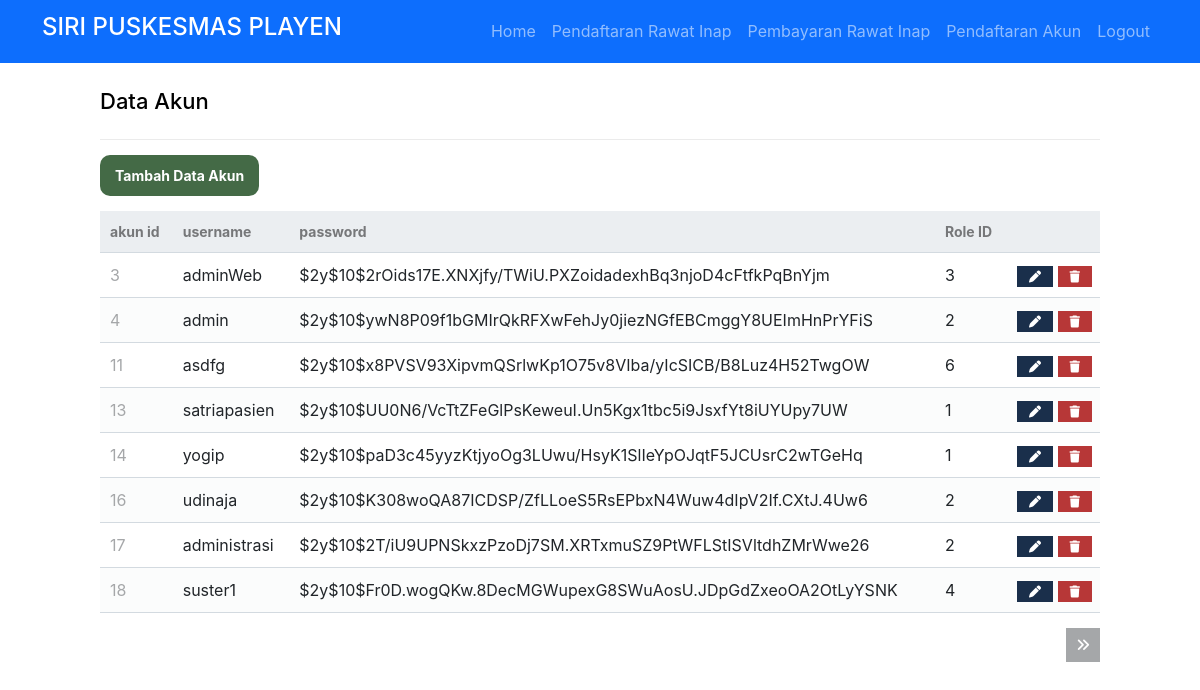
The page /adminWeb/akun/read.php (signed in) on the database its author committed.
### tables this page shows
CREATE TABLE `akun` (
  `id_akun` int(11) NOT NULL,
  `username` varchar(50) NOT NULL,
  `password` varchar(255) NOT NULL,
  `role_id` int(11) NOT NULL
);

### adminWeb/akun/read.php (the view, shortened to what this page needs)
<?php
if ($_SESSION['username'] == '') {
	echo "<script>
    alert('Anda Harus Login terlebih dahulu');
    window.location.href='./auth/fmasuk.php';
    </script>";
} else {
?>
	<!DOCTYPE html>
	<html>
	<head>
		<link href="../../db/style.css" rel="stylesheet" type="text/css">
		<link href="https://cdn.jsdelivr.net/npm/bootstrap@5.2.0-beta1/dist/css/bootstrap.min.css" rel="stylesheet">
	</head>
	<body>
		<nav class="navbar navbar-expand-sm navbar-dark bg-primary">
			<div class="container">
				<a class="navbar-brand" href="#">
					<h4>SIRI PUSKESMAS PLAYEN </h3>
				</a>
				<ul class="navbar-nav ml-auto mt-2 mt-lg-0 d-flex align-items-center">
					<li class="nav-item">
						<a class="nav-link menu " id="menuHome" href="../../index.php">Home</a>
					</li>
					<?PHP if ($_SESSION['role_id'] == 1) { ?>
						<li class="nav-item">
							<a class="nav-link menu" id="daftarrawatinap" href="./pasien/daftarrawatinap.php"><i class=""></i>Pendaftaran Rawat Inap</a>
						</li>
						<li class="nav-item">
							<a class="nav-link menu" id="bayarrawatinap" href="./pasien/bayarrawatinap.php"><i class=""></i>Pembayaran Rawat Inap</a>
						</li>
						<li class="nav-item">
							<a class="nav-link menu" id="daftarakun" href="./pasien/daftarakun.php"><i class=""></i>Pendaftaran Akun</a>
						</li>
					<?PHP } ?>
					<li class="nav-item">
						<a class="nav-link menu" id="logout" href="../../auth/sLogout.php"><i class=""></i>Logout</a>
					</li>
				</ul>
			</div>
		</nav>
<?php
$pdo = pdo_connect_mysql();
$page = isset($_GET['page']) && is_numeric($_GET['page']) ? (int)$_GET['page'] : 1;
$records_per_page = 8;
$stmt = $pdo->prepare('SELECT * FROM akun ORDER BY id_akun LIMIT :current_page, :record_per_page');
$stmt->bindValue(':current_page', ($page-1)*$records_per_page, PDO::PARAM_INT);
$stmt->bindValue(':record_per_page', $records_per_page, PDO::PARAM_INT);
$stmt->execute();
$dokters = $stmt->fetchAll(PDO::FETCH_ASSOC);
$num_dokters = $pdo->query('SELECT COUNT(*) FROM akun')->fetchColumn();
?>
<div class="content read">
	<h2>Data Akun</h2>
	<a href="./create.php" class="menu create-dokter" id="tambahDokter">Tambah Data Akun</a>
	<table>
        <thead>
            <tr>
                <td>akun id</td>
                <td>username</td>
                <td>password</td>
                <td>Role ID</td>
                <td></td>
            </tr>
        </thead>
        <tbody>
            <?php foreach ($dokters as $akun): ?>
            <tr>
                <td><?=$akun['id_akun']?></td>
                <td><?=$akun['username']?></td>
                <td><?=$akun['password']?></td>
                <td><?=$akun['role_id']?></td>
                <td class="actions">
                    <a href="update.php?id_akun=<?=$akun['id_akun']?>" class="menu edit" id="edit"><i class="fas fa-pen fa-xs"></i></a>
                    <a href="delete.php?id_akun=<?=$akun['id_akun']?>" class="menu trash" id="hapus"><i class="fas fa-trash fa-xs"></i></a>
                </td>
            </tr>
            <?php endforeach; ?>
        </tbody>
    </table>
	<div class="pagination">
		<?php if ($page*$records_per_page < $num_dokters): ?>
		<a href="read.php?page=<?=$page+1?>"><i class="fas fa-angle-double-right fa-sm"></i></a>
		<?php endif; ?>
	</div>
</div>
<?php
}
?>

### db/style.css (style rules this page uses)
* { box-sizing: border-box; font-family: -apple-system, BlinkMacSystemFont, "segoe ui", roboto, oxygen, ubuntu, cantarell, "fira sans", "droid sans", "helvetica neue", Arial, sans-serif; font-size: 16px; -webkit-font-smoothing: antialiased; -moz-osx-font-smoothing: grayscale; }
body { background-color: #FFFFFF; margin: 0; }
.content { width: 1000px; margin: 0 auto; }
.content h2 { margin: 0; padding: 25px 0; font-size: 22px; border-bottom: 1px solid #ebebeb; color: black; }
.read .create-dokter { display: inline-block; text-decoration: none; background-color: #446A46; font-weight: bold; font-size: 14px; color: #FFFFFF; padding: 10px 15px; margin: 15px 0; border-radius: 10px; }
.read .pagination { display: flex; justify-content: flex-end; }
.read .pagination a { display: inline-block; text-decoration: none; background-color: #a5a7a9; font-weight: bold; color: #FFFFFF; padding: 5px 10px; margin: 15px 0 15px 5px; }
.read table { width: 100%; padding-top: 30px; border-collapse: collapse; }
.read table thead { background-color: #ebeef1; border-bottom: 1px solid #d3dae0; }
.read table thead td { padding: 10px; font-weight: bold; color: #767779; font-size: 14px; }
.read table tbody tr { border-bottom: 1px solid #d3dae0; }
.read table tbody tr:nth-child(even) { background-color: #fbfcfc; }
.read table tbody tr td { padding: 10px; }
.read table tbody tr td:nth-child(1) { color: #a5a7a9; }
.read table tbody tr td.actions { padding: 8px; text-align: right; }
.read table tbody tr td.actions .edit, .read table tbody tr td.actions .trash { display: inline-flex; text-align: right; text-decoration: none; color: #FFFFFF; padding: 10px 12px; }
.read table tbody tr td.actions .trash { background-color: #b73737; }
.read table tbody tr td.actions .edit { background-color: #1A2F4B; }

### rows shown on the page
akun: id_akun "3", username "adminWeb", password "$2y$10$2rOids17E.XNXjfy/TWiU.PXZoidadexhBq3njoD4cFtfkPqBnYjm", role "3"
akun: id_akun "4", username "admin", password "$2y$10$ywN8P09f1bGMIrQkRFXwFehJy0jiezNGfEBCmggY8UEImHnPrYFiS", role "2"
akun: id_akun "11", username "asdfg", password "$2y$10$x8PVSV93XipvmQSrlwKp1O75v8VIba/yIcSICB/B8Luz4H52TwgOW", role "6"
akun: id_akun "13", username "satriapasien", password "$2y$10$UU0N6/VcTtZFeGlPsKeweuI.Un5Kgx1tbc5i9JsxfYt8iUYUpy7UW", role "1"
akun: id_akun "14", username "yogip", password "$2y$10$paD3c45yyzKtjyoOg3LUwu/HsyK1SlIeYpOJqtF5JCUsrC2wTGeHq", role "1"
akun: id_akun "16", username "udinaja", password "$2y$10$K308woQA87ICDSP/ZfLLoeS5RsEPbxN4Wuw4dIpV2If.CXtJ.4Uw6", role "2"
akun: id_akun "17", username "administrasi", password "$2y$10$2T/iU9UPNSkxzPzoDj7SM.XRTxmuSZ9PtWFLStISVltdhZMrWwe26", role "2"
akun: id_akun "18", username "suster1", password "$2y$10$Fr0D.wogQKw.8DecMGWupexG8SWuAosU.JDpGdZxeoOA2OtLyYSNK", role "4"
